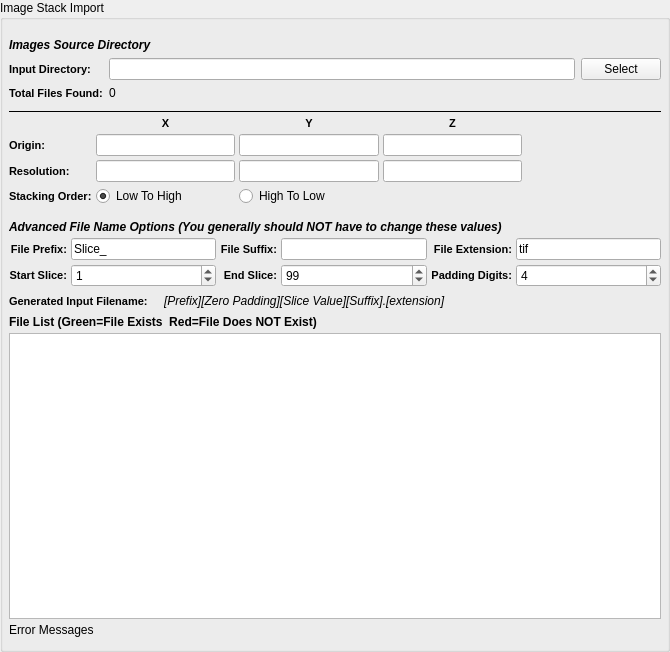
<?xml version="1.0" encoding="UTF-8"?>
<ui version="4.0">
 <class>QImportR3DStackWidget</class>
 <widget class="QFilterWidget" name="QImportR3DStackWidget">
  <property name="geometry">
   <rect>
    <x>0</x>
    <y>0</y>
    <width>670</width>
    <height>652</height>
   </rect>
  </property>
  <property name="windowTitle">
   <string>Form</string>
  </property>
  <property name="title">
   <string>Image Stack Import</string>
  </property>
  <layout class="QGridLayout" name="gridLayout_3">
   <property name="leftMargin">
    <number>6</number>
   </property>
   <property name="topMargin">
    <number>12</number>
   </property>
   <property name="rightMargin">
    <number>6</number>
   </property>
   <property name="bottomMargin">
    <number>12</number>
   </property>
   <property name="spacing">
    <number>4</number>
   </property>
   <item row="6" column="0">
    <layout class="QGridLayout" name="gridLayout_20">
     <item row="1" column="0">
      <widget class="QLabel" name="label_50">
       <property name="styleSheet">
        <string notr="true">QLabel {
font-weight: bold;
font-size: 11px;
}</string>
       </property>
       <property name="text">
        <string>Start Slice:</string>
       </property>
       <property name="alignment">
        <set>Qt::AlignRight|Qt::AlignTrailing|Qt::AlignVCenter</set>
       </property>
      </widget>
     </item>
     <item row="1" column="1">
      <widget class="QSpinBox" name="m_ZStartIndex">
       <property name="minimumSize">
        <size>
         <width>75</width>
         <height>0</height>
        </size>
       </property>
       <property name="toolTip">
        <string>Which file index to start the import at.</string>
       </property>
       <property name="maximum">
        <number>1000000</number>
       </property>
       <property name="value">
        <number>1</number>
       </property>
      </widget>
     </item>
     <item row="1" column="2">
      <widget class="QLabel" name="label_51">
       <property name="styleSheet">
        <string notr="true">QLabel {
font-weight: bold;
font-size: 11px;
}</string>
       </property>
       <property name="text">
        <string>End Slice:</string>
       </property>
       <property name="alignment">
        <set>Qt::AlignRight|Qt::AlignTrailing|Qt::AlignVCenter</set>
       </property>
      </widget>
     </item>
     <item row="1" column="3">
      <widget class="QSpinBox" name="m_ZEndIndex">
       <property name="minimumSize">
        <size>
         <width>75</width>
         <height>0</height>
        </size>
       </property>
       <property name="toolTip">
        <string>The file index to stop the import at. (Inclusive)</string>
       </property>
       <property name="maximum">
        <number>1000000</number>
       </property>
       <property name="value">
        <number>99</number>
       </property>
      </widget>
     </item>
     <item row="1" column="4">
      <widget class="QLabel" name="label_21">
       <property name="styleSheet">
        <string notr="true">QLabel {
font-weight: bold;
font-size: 11px;
}</string>
       </property>
       <property name="text">
        <string>Padding Digits:</string>
       </property>
       <property name="alignment">
        <set>Qt::AlignRight|Qt::AlignTrailing|Qt::AlignVCenter</set>
       </property>
      </widget>
     </item>
     <item row="1" column="5">
      <widget class="QSpinBox" name="m_TotalDigits">
       <property name="toolTip">
        <string>The number of digits to allow for the slice index.</string>
       </property>
       <property name="value">
        <number>4</number>
       </property>
      </widget>
     </item>
     <item row="0" column="0">
      <widget class="QLabel" name="label_32">
       <property name="styleSheet">
        <string notr="true">QLabel {
font-weight: bold;
font-size: 11px;
}</string>
       </property>
       <property name="text">
        <string>File Prefix:</string>
       </property>
       <property name="alignment">
        <set>Qt::AlignRight|Qt::AlignTrailing|Qt::AlignVCenter</set>
       </property>
      </widget>
     </item>
     <item row="0" column="1">
      <widget class="QLineEdit" name="m_FilePrefix">
       <property name="toolTip">
        <string>The front part of the input file name</string>
       </property>
       <property name="text">
        <string>Slice_</string>
       </property>
      </widget>
     </item>
     <item row="0" column="2">
      <widget class="QLabel" name="label_13">
       <property name="styleSheet">
        <string notr="true">QLabel {
font-weight: bold;
font-size: 11px;
}</string>
       </property>
       <property name="text">
        <string>File Suffix:</string>
       </property>
       <property name="alignment">
        <set>Qt::AlignRight|Qt::AlignTrailing|Qt::AlignVCenter</set>
       </property>
      </widget>
     </item>
     <item row="0" column="3">
      <widget class="QLineEdit" name="m_FileSuffix">
       <property name="toolTip">
        <string>The part of the filename that comes AFTER the slice index</string>
       </property>
      </widget>
     </item>
     <item row="0" column="4">
      <widget class="QLabel" name="label_56">
       <property name="styleSheet">
        <string notr="true">QLabel {
font-weight: bold;
font-size: 11px;
}</string>
       </property>
       <property name="text">
        <string>File Extension:</string>
       </property>
       <property name="alignment">
        <set>Qt::AlignRight|Qt::AlignTrailing|Qt::AlignVCenter</set>
       </property>
      </widget>
     </item>
     <item row="0" column="5">
      <widget class="QLineEdit" name="m_FileExt">
       <property name="toolTip">
        <string>The file extension of the input files</string>
       </property>
       <property name="text">
        <string>tif</string>
       </property>
      </widget>
     </item>
    </layout>
   </item>
   <item row="5" column="0">
    <widget class="QLabel" name="label_58">
     <property name="styleSheet">
      <string notr="true">QLabel 
{
	font-style: italic;font-weight: bold;
font-size: 12px;
}</string>
     </property>
     <property name="text">
      <string>Advanced File Name Options (You generally should NOT have to change these values)</string>
     </property>
    </widget>
   </item>
   <item row="4" column="0">
    <layout class="QGridLayout" name="gridLayout_2">
     <property name="bottomMargin">
      <number>10</number>
     </property>
     <item row="2" column="0">
      <widget class="QLabel" name="label_2">
       <property name="styleSheet">
        <string notr="true">QLabel {
font-weight: bold;
font-size: 11px;
}</string>
       </property>
       <property name="text">
        <string>Resolution:</string>
       </property>
      </widget>
     </item>
     <item row="1" column="0">
      <widget class="QLabel" name="label">
       <property name="styleSheet">
        <string notr="true">QLabel {
font-weight: bold;
font-size: 11px;
}</string>
       </property>
       <property name="text">
        <string>Origin:</string>
       </property>
      </widget>
     </item>
     <item row="2" column="3">
      <widget class="QLineEdit" name="zRes"/>
     </item>
     <item row="1" column="2">
      <widget class="QLineEdit" name="yOrigin"/>
     </item>
     <item row="1" column="3">
      <widget class="QLineEdit" name="zOrigin"/>
     </item>
     <item row="2" column="2">
      <widget class="QLineEdit" name="yRes"/>
     </item>
     <item row="2" column="1">
      <widget class="QLineEdit" name="xRes"/>
     </item>
     <item row="1" column="1">
      <widget class="QLineEdit" name="xOrigin"/>
     </item>
     <item row="0" column="1">
      <widget class="QLabel" name="label_3">
       <property name="styleSheet">
        <string notr="true">QLabel {
font-weight: bold;
font-size: 11px;
}</string>
       </property>
       <property name="text">
        <string>X</string>
       </property>
       <property name="alignment">
        <set>Qt::AlignCenter</set>
       </property>
      </widget>
     </item>
     <item row="0" column="2">
      <widget class="QLabel" name="label_4">
       <property name="styleSheet">
        <string notr="true">QLabel {
font-weight: bold;
font-size: 11px;
}</string>
       </property>
       <property name="text">
        <string>Y</string>
       </property>
       <property name="alignment">
        <set>Qt::AlignCenter</set>
       </property>
      </widget>
     </item>
     <item row="0" column="3">
      <widget class="QLabel" name="label_6">
       <property name="styleSheet">
        <string notr="true">QLabel {
font-weight: bold;
font-size: 11px;
}</string>
       </property>
       <property name="text">
        <string>Z</string>
       </property>
       <property name="alignment">
        <set>Qt::AlignCenter</set>
       </property>
      </widget>
     </item>
     <item row="0" column="4" rowspan="3">
      <spacer name="horizontalSpacer">
       <property name="orientation">
        <enum>Qt::Horizontal</enum>
       </property>
       <property name="sizeHint" stdset="0">
        <size>
         <width>40</width>
         <height>20</height>
        </size>
       </property>
      </spacer>
     </item>
     <item row="3" column="0">
      <widget class="QLabel" name="label_7">
       <property name="styleSheet">
        <string notr="true">QLabel {
font-weight: bold;
font-size: 11px;
}</string>
       </property>
       <property name="text">
        <string>Stacking Order:</string>
       </property>
      </widget>
     </item>
     <item row="3" column="1">
      <widget class="QRadioButton" name="m_StackLowToHigh">
       <property name="text">
        <string>Low To High</string>
       </property>
       <property name="checked">
        <bool>true</bool>
       </property>
      </widget>
     </item>
     <item row="3" column="2">
      <widget class="QRadioButton" name="m_StackHighToLow">
       <property name="text">
        <string>High To Low</string>
       </property>
      </widget>
     </item>
    </layout>
   </item>
   <item row="3" column="0">
    <widget class="Line" name="line_9">
     <property name="frameShadow">
      <enum>QFrame::Plain</enum>
     </property>
     <property name="orientation">
      <enum>Qt::Horizontal</enum>
     </property>
    </widget>
   </item>
   <item row="0" column="0">
    <layout class="QGridLayout" name="gridLayout">
     <property name="topMargin">
      <number>6</number>
     </property>
     <property name="bottomMargin">
      <number>6</number>
     </property>
     <property name="spacing">
      <number>6</number>
     </property>
     <item row="0" column="0" colspan="3">
      <widget class="QLabel" name="label_5">
       <property name="styleSheet">
        <string notr="true">QLabel 
{
	font-style: italic;font-weight: bold;
font-size: 12px;
}</string>
       </property>
       <property name="text">
        <string>Images Source Directory</string>
       </property>
      </widget>
     </item>
     <item row="1" column="0">
      <widget class="QLabel" name="label_29">
       <property name="toolTip">
        <string>The directory that contains the .ang or .ctf files</string>
       </property>
       <property name="styleSheet">
        <string notr="true">QLabel {
font-weight: bold;
font-size: 11px;
}</string>
       </property>
       <property name="text">
        <string>Input Directory:</string>
       </property>
      </widget>
     </item>
     <item row="1" column="1">
      <widget class="QFSDropLineEdit" name="m_InputDir"/>
     </item>
     <item row="1" column="2">
      <widget class="QPushButton" name="m_InputDirBtn">
       <property name="text">
        <string>Select</string>
       </property>
      </widget>
     </item>
     <item row="2" column="0">
      <widget class="QLabel" name="label_47">
       <property name="styleSheet">
        <string notr="true">QLabel {
font-weight: bold;
font-size: 11px;
}</string>
       </property>
       <property name="text">
        <string>Total Files Found:</string>
       </property>
      </widget>
     </item>
     <item row="2" column="1">
      <widget class="QLabel" name="m_TotalSlices">
       <property name="text">
        <string>0</string>
       </property>
      </widget>
     </item>
    </layout>
   </item>
   <item row="10" column="0">
    <widget class="QLabel" name="m_ErrorMessage">
     <property name="text">
      <string>Error Messages</string>
     </property>
    </widget>
   </item>
   <item row="9" column="0">
    <widget class="QListWidget" name="m_FileListView">
     <property name="sizePolicy">
      <sizepolicy hsizetype="Expanding" vsizetype="MinimumExpanding">
       <horstretch>0</horstretch>
       <verstretch>0</verstretch>
      </sizepolicy>
     </property>
     <property name="toolTip">
      <string>The list of files that will be imported in the order they will be imported into the HDF5 Ebsd File</string>
     </property>
    </widget>
   </item>
   <item row="8" column="0">
    <widget class="QLabel" name="label_57">
     <property name="font">
      <font>
       <weight>75</weight>
       <italic>false</italic>
       <bold>true</bold>
      </font>
     </property>
     <property name="text">
      <string>File List (Green=File Exists  Red=File Does NOT Exist)</string>
     </property>
    </widget>
   </item>
   <item row="7" column="0">
    <layout class="QHBoxLayout" name="_6">
     <item>
      <widget class="QLabel" name="label_17">
       <property name="styleSheet">
        <string notr="true">QLabel {
font-weight: bold;
font-size: 11px;
}</string>
       </property>
       <property name="text">
        <string>Generated Input Filename:</string>
       </property>
      </widget>
     </item>
     <item>
      <spacer name="horizontalSpacer_24">
       <property name="orientation">
        <enum>Qt::Horizontal</enum>
       </property>
       <property name="sizeType">
        <enum>QSizePolicy::Fixed</enum>
       </property>
       <property name="sizeHint" stdset="0">
        <size>
         <width>12</width>
         <height>20</height>
        </size>
       </property>
      </spacer>
     </item>
     <item>
      <widget class="QLabel" name="m_GeneratedFileNameExample">
       <property name="font">
        <font>
         <italic>true</italic>
        </font>
       </property>
       <property name="text">
        <string>[Prefix][Zero Padding][Slice Value][Suffix].[extension]</string>
       </property>
      </widget>
     </item>
     <item>
      <spacer name="horizontalSpacer_25">
       <property name="orientation">
        <enum>Qt::Horizontal</enum>
       </property>
       <property name="sizeHint" stdset="0">
        <size>
         <width>40</width>
         <height>20</height>
        </size>
       </property>
      </spacer>
     </item>
    </layout>
   </item>
  </layout>
 </widget>
 <customwidgets>
  <customwidget>
   <class>QFSDropLineEdit</class>
   <extends>QLineEdit</extends>
   <header location="global">QFSDropLineEdit.h</header>
  </customwidget>
  <customwidget>
   <class>QFilterWidget</class>
   <extends>QGroupBox</extends>
   <header location="global">QFilterWidget.h</header>
   <container>1</container>
  </customwidget>
 </customwidgets>
 <resources/>
 <connections/>
</ui>
